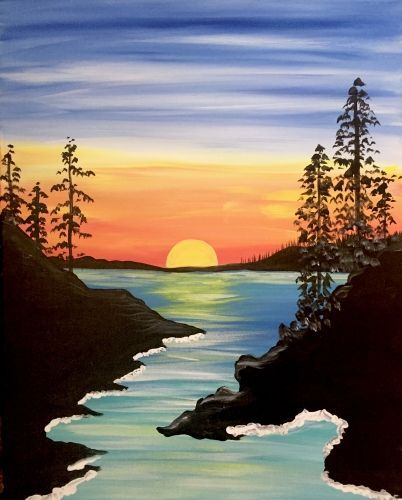
#> input picture Arnav_Gupta/CV/input.jpg, 402 x 500 px
$ jupyter execute CV.ipynb
#> lines starting #> are read from the running program, lines starting #| are printed output that depends on the picture; after the words box and inside, x2 and y2 are one past the last pixel; in counts of white or black regions, pixels touching at a corner belong together
# Image to ASCII Characters

[cell 1]
import cv2
import numpy as np

ASCII_CHARS = "@%#*+=:-. "

def image_to_ascii(image_path, output_txt_path, new_width=100):
#> called with image_path = 'input.jpg', output_txt_path = 'ASCII_output.txt', new_width = 120
    img = cv2.imread(image_path, cv2.IMREAD_GRAYSCALE)
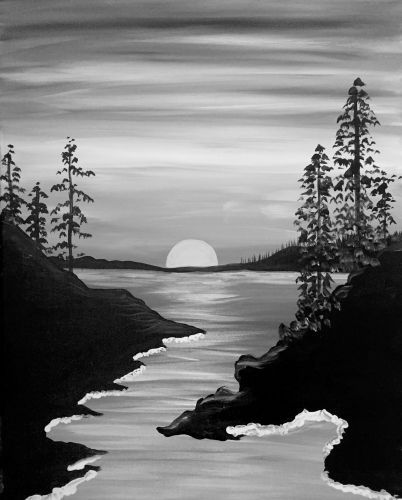
#> img: shape (500, 402); min 0, max 250, mean 115.2

    height, width = img.shape
#> height = 500; width = 402
    aspect_ratio = height / width
#> aspect_ratio = 1.24
    new_height = int(aspect_ratio * new_width * 0.55)
#> new_height = 82
    resized_img = cv2.resize(img, (new_width, new_height))
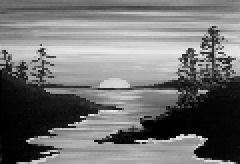
#> resized_img: shape (82, 120) (shown 2 times larger); min 0, max 239, mean 115

    ascii_img = ""
    for row in resized_img:
        for pixel in row:
            index = int(pixel / 256 * len(ASCII_CHARS))
            ascii_img += ASCII_CHARS[index]
        ascii_img += "\n"
#> this loop made 82 passes

    with open(output_txt_path, 'w') as f:
        f.write(ascii_img)

    print(f"ASCII art saved to: {output_txt_path}")

image_to_ascii("input.jpg", "ASCII_output.txt", new_width=120)

# Image to Braille Art

[cell 2]
import cv2
import numpy as np

def pixel_to_braille(block):
    # Mapping pixels to Braille dots (2x4 grid)
    dot_map = [
        (0, 0),  # Dot 1
        (1, 0),  # Dot 2
        (2, 0),  # Dot 3
        (0, 1),  # Dot 4
        (1, 1),  # Dot 5
        (2, 1),  # Dot 6
        (3, 0),  # Dot 7
        (3, 1)   # Dot 8
    ]

    braille_char = 0
    for i, (r, c) in enumerate(dot_map):
        if r < block.shape[0] and c < block.shape[1]:
            if block[r, c] == 255:  # White pixel = dot ON (image is inverted)
                braille_char |= (1 << i)

    return chr(0x2800 + braille_char)

def image_to_braille(image_path, output_txt_path):
#> called with image_path = 'input.jpg', output_txt_path = 'braille_art_output.txt'
    img = cv2.imread(image_path, cv2.IMREAD_GRAYSCALE)
    if img is None:
        print("Error: Could not read image.")
        return

    # Resize image to multiple of 2 (width) and 4 (height)
    h, w = img.shape
#> h = 500; w = 402
    new_h = h
#> new_h = 500
    new_w = w
#> new_w = 402
    img = cv2.resize(img, (new_w, new_h))

    # Apply adaptive thresholding (inverted)
    img = cv2.adaptiveThreshold(
        img,
        maxValue=255,
        adaptiveMethod=cv2.ADAPTIVE_THRESH_GAUSSIAN_C,
        thresholdType=cv2.THRESH_BINARY_INV,
        blockSize=11,
        C=2
    )
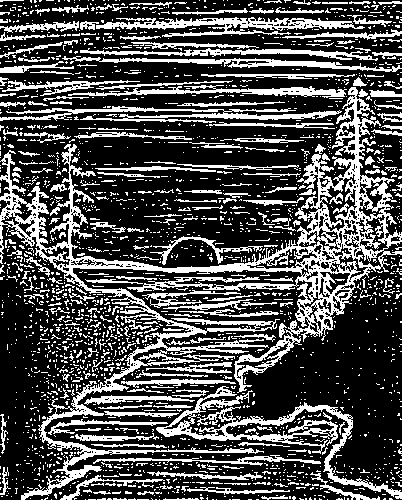
#> img: shape (500, 402); 30.3% white; 2225 white regions (1988 under 20 px), largest, box (x1, y1, x2, y2) and area: (0, 87, 402, 500) 20341, (156, 386, 402, 499) 3749, (96, 17, 365, 37) 2130

    braille_lines = []
    for y in range(0, new_h, 4):
        line = ''
        for x in range(0, new_w, 2):
            block = img[y:y+4, x:x+2]
            line += pixel_to_braille(block)
        braille_lines.append(line)

    # Write Braille output to text file
    with open(output_txt_path, 'w', encoding='utf-8') as f:
        for line in braille_lines:
            f.write(line + '\n')
#> this loop made 125 passes

    print(f"✅ Braille art saved to: {output_txt_path}")

# Example usage
if __name__ == "__main__":
    image_to_braille("input.jpg", "braille_art_output.txt")
